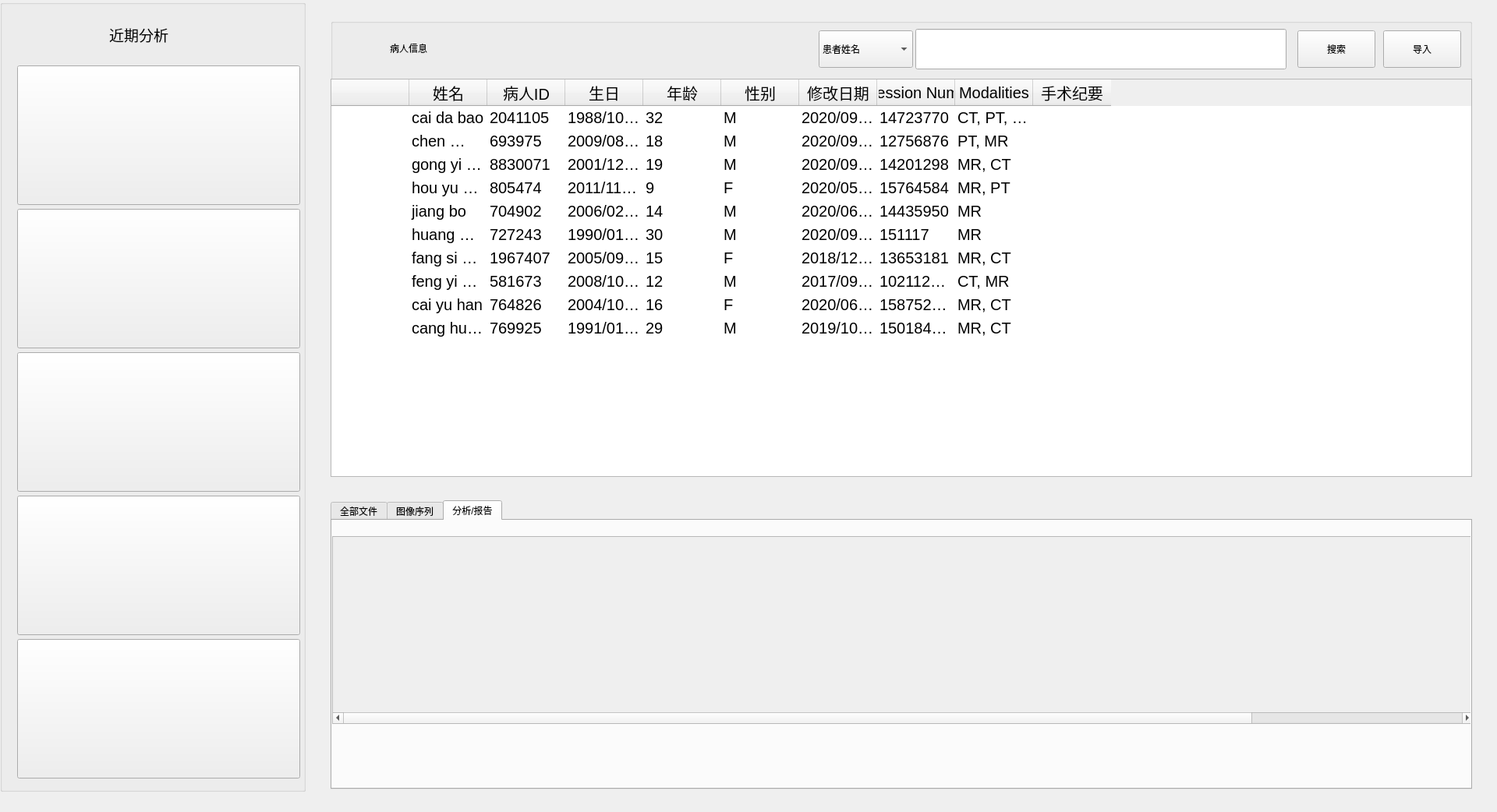
<?xml version="1.0" encoding="UTF-8"?>
<ui version="4.0">
 <class>qSlicerPatientManagerModuleWidget</class>
 <widget class="QWidget" name="qSlicerPatientManagerModuleWidget">
  <property name="geometry">
   <rect>
    <x>0</x>
    <y>0</y>
    <width>1920</width>
    <height>1042</height>
   </rect>
  </property>
  <property name="minimumSize">
   <size>
    <width>0</width>
    <height>0</height>
   </size>
  </property>
  <property name="windowTitle">
   <string>QmitkTemplate</string>
  </property>
  <property name="styleSheet">
   <string notr="true"/>
  </property>
  <widget class="QGroupBox" name="groupBox">
   <property name="geometry">
    <rect>
     <x>0</x>
     <y>0</y>
     <width>392</width>
     <height>1016</height>
    </rect>
   </property>
   <property name="title">
    <string/>
   </property>
   <widget class="QLabel" name="label">
    <property name="geometry">
     <rect>
      <x>140</x>
      <y>29</y>
      <width>141</width>
      <height>31</height>
     </rect>
    </property>
    <property name="font">
     <font>
      <family>Arial</family>
      <pointsize>14</pointsize>
      <weight>50</weight>
      <bold>false</bold>
     </font>
    </property>
    <property name="text">
     <string>近期分析</string>
    </property>
   </widget>
   <widget class="QLabel" name="label_le1">
    <property name="geometry">
     <rect>
      <x>22</x>
      <y>84</y>
      <width>363</width>
      <height>179</height>
     </rect>
    </property>
    <property name="autoFillBackground">
     <bool>false</bool>
    </property>
    <property name="text">
     <string/>
    </property>
   </widget>
   <widget class="QLabel" name="label_le2">
    <property name="geometry">
     <rect>
      <x>22</x>
      <y>268</y>
      <width>363</width>
      <height>179</height>
     </rect>
    </property>
    <property name="autoFillBackground">
     <bool>false</bool>
    </property>
    <property name="text">
     <string/>
    </property>
   </widget>
   <widget class="QLabel" name="label_le3">
    <property name="geometry">
     <rect>
      <x>22</x>
      <y>452</y>
      <width>363</width>
      <height>179</height>
     </rect>
    </property>
    <property name="autoFillBackground">
     <bool>false</bool>
    </property>
    <property name="text">
     <string/>
    </property>
   </widget>
   <widget class="QLabel" name="label_le4">
    <property name="geometry">
     <rect>
      <x>22</x>
      <y>636</y>
      <width>363</width>
      <height>179</height>
     </rect>
    </property>
    <property name="autoFillBackground">
     <bool>false</bool>
    </property>
    <property name="text">
     <string/>
    </property>
   </widget>
   <widget class="QLabel" name="label_le5">
    <property name="geometry">
     <rect>
      <x>22</x>
      <y>820</y>
      <width>363</width>
      <height>179</height>
     </rect>
    </property>
    <property name="autoFillBackground">
     <bool>false</bool>
    </property>
    <property name="text">
     <string/>
    </property>
   </widget>
   <widget class="QPushButton" name="pushButton0">
    <property name="geometry">
     <rect>
      <x>22</x>
      <y>84</y>
      <width>363</width>
      <height>179</height>
     </rect>
    </property>
    <property name="toolTip">
     <string>&lt;html&gt;&lt;head/&gt;&lt;body&gt;&lt;p&gt;&lt;span style=&quot; font-size:14pt; color:#55ff00;&quot;&gt;点击可以打开最近分析&lt;/span&gt;&lt;/p&gt;&lt;/body&gt;&lt;/html&gt;</string>
    </property>
    <property name="statusTip">
     <string>点击可以打开最近</string>
    </property>
    <property name="text">
     <string/>
    </property>
   </widget>
   <widget class="QPushButton" name="pushButton1">
    <property name="geometry">
     <rect>
      <x>22</x>
      <y>268</y>
      <width>363</width>
      <height>179</height>
     </rect>
    </property>
    <property name="text">
     <string/>
    </property>
   </widget>
   <widget class="QPushButton" name="pushButton2">
    <property name="geometry">
     <rect>
      <x>22</x>
      <y>452</y>
      <width>363</width>
      <height>179</height>
     </rect>
    </property>
    <property name="text">
     <string/>
    </property>
   </widget>
   <widget class="QPushButton" name="pushButton3">
    <property name="geometry">
     <rect>
      <x>22</x>
      <y>636</y>
      <width>363</width>
      <height>179</height>
     </rect>
    </property>
    <property name="text">
     <string/>
    </property>
   </widget>
   <widget class="QPushButton" name="pushButton4">
    <property name="geometry">
     <rect>
      <x>22</x>
      <y>820</y>
      <width>363</width>
      <height>179</height>
     </rect>
    </property>
    <property name="text">
     <string/>
    </property>
   </widget>
  </widget>
  <widget class="QGroupBox" name="groupBox_2">
   <property name="geometry">
    <rect>
     <x>424</x>
     <y>24</y>
     <width>1464</width>
     <height>588</height>
    </rect>
   </property>
   <property name="title">
    <string/>
   </property>
   <widget class="QTableWidget" name="tableWidget">
    <property name="geometry">
     <rect>
      <x>0</x>
      <y>77</y>
      <width>1464</width>
      <height>511</height>
     </rect>
    </property>
    <property name="font">
     <font>
      <pointsize>15</pointsize>
     </font>
    </property>
    <property name="focusPolicy">
     <enum>Qt::NoFocus</enum>
    </property>
    <property name="contextMenuPolicy">
     <enum>Qt::DefaultContextMenu</enum>
    </property>
    <property name="horizontalScrollBarPolicy">
     <enum>Qt::ScrollBarAsNeeded</enum>
    </property>
    <property name="selectionMode">
     <enum>QAbstractItemView::SingleSelection</enum>
    </property>
    <property name="selectionBehavior">
     <enum>QAbstractItemView::SelectRows</enum>
    </property>
    <property name="showGrid">
     <bool>false</bool>
    </property>
    <property name="gridStyle">
     <enum>Qt::SolidLine</enum>
    </property>
    <attribute name="horizontalHeaderMinimumSectionSize">
     <number>37</number>
    </attribute>
    <attribute name="horizontalHeaderHighlightSections">
     <bool>false</bool>
    </attribute>
    <attribute name="verticalHeaderVisible">
     <bool>false</bool>
    </attribute>
    <row>
     <property name="text">
      <string/>
     </property>
    </row>
    <row>
     <property name="text">
      <string/>
     </property>
    </row>
    <row>
     <property name="text">
      <string/>
     </property>
    </row>
    <row>
     <property name="text">
      <string/>
     </property>
    </row>
    <row>
     <property name="text">
      <string/>
     </property>
    </row>
    <row>
     <property name="text">
      <string/>
     </property>
    </row>
    <row>
     <property name="text">
      <string/>
     </property>
    </row>
    <row>
     <property name="text">
      <string/>
     </property>
    </row>
    <row>
     <property name="text">
      <string/>
     </property>
    </row>
    <row>
     <property name="text">
      <string/>
     </property>
    </row>
    <column>
     <property name="text">
      <string/>
     </property>
    </column>
    <column>
     <property name="text">
      <string>姓名</string>
     </property>
    </column>
    <column>
     <property name="text">
      <string>病人ID</string>
     </property>
    </column>
    <column>
     <property name="text">
      <string>生日</string>
     </property>
    </column>
    <column>
     <property name="text">
      <string>年龄</string>
     </property>
    </column>
    <column>
     <property name="text">
      <string>性别</string>
     </property>
    </column>
    <column>
     <property name="text">
      <string>修改日期</string>
     </property>
    </column>
    <column>
     <property name="text">
      <string>Accession Number</string>
     </property>
    </column>
    <column>
     <property name="text">
      <string>Modalities</string>
     </property>
    </column>
    <column>
     <property name="text">
      <string>手术纪要</string>
     </property>
    </column>
    <item row="0" column="1">
     <property name="text">
      <string>cai da bao</string>
     </property>
     <property name="font">
      <font>
       <pointsize>15</pointsize>
      </font>
     </property>
    </item>
    <item row="0" column="2">
     <property name="text">
      <string>2041105</string>
     </property>
    </item>
    <item row="0" column="3">
     <property name="text">
      <string>1988/10/02</string>
     </property>
    </item>
    <item row="0" column="4">
     <property name="text">
      <string>32</string>
     </property>
    </item>
    <item row="0" column="5">
     <property name="text">
      <string>M</string>
     </property>
    </item>
    <item row="0" column="6">
     <property name="text">
      <string>2020/09/21</string>
     </property>
    </item>
    <item row="0" column="7">
     <property name="text">
      <string>14723770</string>
     </property>
    </item>
    <item row="0" column="8">
     <property name="text">
      <string>CT, PT, MR</string>
     </property>
    </item>
    <item row="0" column="9">
     <property name="text">
      <string/>
     </property>
    </item>
    <item row="1" column="1">
     <property name="text">
      <string>chen chang dou</string>
     </property>
     <property name="font">
      <font>
       <pointsize>15</pointsize>
      </font>
     </property>
    </item>
    <item row="1" column="2">
     <property name="text">
      <string>693975</string>
     </property>
    </item>
    <item row="1" column="3">
     <property name="text">
      <string>2009/08/18</string>
     </property>
    </item>
    <item row="1" column="4">
     <property name="text">
      <string>18</string>
     </property>
    </item>
    <item row="1" column="5">
     <property name="text">
      <string>M</string>
     </property>
    </item>
    <item row="1" column="6">
     <property name="text">
      <string>2020/09/11</string>
     </property>
    </item>
    <item row="1" column="7">
     <property name="text">
      <string>12756876</string>
     </property>
    </item>
    <item row="1" column="8">
     <property name="text">
      <string>PT, MR</string>
     </property>
    </item>
    <item row="1" column="9">
     <property name="text">
      <string/>
     </property>
    </item>
    <item row="2" column="1">
     <property name="text">
      <string>gong yi ning</string>
     </property>
     <property name="font">
      <font>
       <pointsize>15</pointsize>
      </font>
     </property>
    </item>
    <item row="2" column="2">
     <property name="text">
      <string>8830071</string>
     </property>
    </item>
    <item row="2" column="3">
     <property name="text">
      <string>2001/12/01</string>
     </property>
    </item>
    <item row="2" column="4">
     <property name="text">
      <string>19</string>
     </property>
    </item>
    <item row="2" column="5">
     <property name="text">
      <string>M</string>
     </property>
    </item>
    <item row="2" column="6">
     <property name="text">
      <string>2020/09/10</string>
     </property>
    </item>
    <item row="2" column="7">
     <property name="text">
      <string>14201298</string>
     </property>
    </item>
    <item row="2" column="8">
     <property name="text">
      <string>MR, CT</string>
     </property>
    </item>
    <item row="2" column="9">
     <property name="text">
      <string/>
     </property>
    </item>
    <item row="3" column="1">
     <property name="text">
      <string>hou yu xuan</string>
     </property>
    </item>
    <item row="3" column="2">
     <property name="text">
      <string>805474</string>
     </property>
    </item>
    <item row="3" column="3">
     <property name="text">
      <string>2011/11/22</string>
     </property>
    </item>
    <item row="3" column="4">
     <property name="text">
      <string>9</string>
     </property>
    </item>
    <item row="3" column="5">
     <property name="text">
      <string>F</string>
     </property>
    </item>
    <item row="3" column="6">
     <property name="text">
      <string>2020/05/22</string>
     </property>
    </item>
    <item row="3" column="7">
     <property name="text">
      <string>15764584</string>
     </property>
    </item>
    <item row="3" column="8">
     <property name="text">
      <string>MR, PT</string>
     </property>
    </item>
    <item row="3" column="9">
     <property name="text">
      <string/>
     </property>
    </item>
    <item row="4" column="1">
     <property name="text">
      <string>jiang bo</string>
     </property>
    </item>
    <item row="4" column="2">
     <property name="text">
      <string>704902</string>
     </property>
    </item>
    <item row="4" column="3">
     <property name="text">
      <string>2006/02/25</string>
     </property>
    </item>
    <item row="4" column="4">
     <property name="text">
      <string>14</string>
     </property>
    </item>
    <item row="4" column="5">
     <property name="text">
      <string>M</string>
     </property>
    </item>
    <item row="4" column="6">
     <property name="text">
      <string>2020/06/26</string>
     </property>
    </item>
    <item row="4" column="7">
     <property name="text">
      <string>14435950</string>
     </property>
    </item>
    <item row="4" column="8">
     <property name="text">
      <string>MR</string>
     </property>
    </item>
    <item row="4" column="9">
     <property name="text">
      <string/>
     </property>
    </item>
    <item row="5" column="1">
     <property name="text">
      <string>huang chang ning</string>
     </property>
    </item>
    <item row="5" column="2">
     <property name="text">
      <string>727243</string>
     </property>
    </item>
    <item row="5" column="3">
     <property name="text">
      <string>1990/01/19</string>
     </property>
    </item>
    <item row="5" column="4">
     <property name="text">
      <string>30</string>
     </property>
    </item>
    <item row="5" column="5">
     <property name="text">
      <string>M</string>
     </property>
    </item>
    <item row="5" column="6">
     <property name="text">
      <string>2020/09/02</string>
     </property>
    </item>
    <item row="5" column="7">
     <property name="text">
      <string>151117</string>
     </property>
    </item>
    <item row="5" column="8">
     <property name="text">
      <string>MR</string>
     </property>
    </item>
    <item row="5" column="9">
     <property name="text">
      <string/>
     </property>
    </item>
    <item row="6" column="1">
     <property name="text">
      <string>fang si zhe</string>
     </property>
    </item>
    <item row="6" column="2">
     <property name="text">
      <string>1967407</string>
     </property>
    </item>
    <item row="6" column="3">
     <property name="text">
      <string>2005/09/05</string>
     </property>
    </item>
    <item row="6" column="4">
     <property name="text">
      <string>15</string>
     </property>
    </item>
    <item row="6" column="5">
     <property name="text">
      <string>F</string>
     </property>
    </item>
    <item row="6" column="6">
     <property name="text">
      <string>2018/12/20</string>
     </property>
    </item>
    <item row="6" column="7">
     <property name="text">
      <string>13653181</string>
     </property>
    </item>
    <item row="6" column="8">
     <property name="text">
      <string>MR, CT</string>
     </property>
    </item>
    <item row="6" column="9">
     <property name="text">
      <string/>
     </property>
    </item>
    <item row="7" column="1">
     <property name="text">
      <string>feng yi chen</string>
     </property>
    </item>
    <item row="7" column="2">
     <property name="text">
      <string>581673</string>
     </property>
    </item>
    <item row="7" column="3">
     <property name="text">
      <string>2008/10/15</string>
     </property>
    </item>
    <item row="7" column="4">
     <property name="text">
      <string>12</string>
     </property>
    </item>
    <item row="7" column="5">
     <property name="text">
      <string>M</string>
     </property>
    </item>
    <item row="7" column="6">
     <property name="text">
      <string>2017/09/02</string>
     </property>
    </item>
    <item row="7" column="7">
     <property name="text">
      <string>102112890, 10953345</string>
     </property>
    </item>
    <item row="7" column="8">
     <property name="text">
      <string>CT, MR</string>
     </property>
    </item>
    <item row="7" column="9">
     <property name="text">
      <string/>
     </property>
    </item>
    <item row="8" column="1">
     <property name="text">
      <string>cai yu han</string>
     </property>
    </item>
    <item row="8" column="2">
     <property name="text">
      <string>764826</string>
     </property>
    </item>
    <item row="8" column="3">
     <property name="text">
      <string>2004/10/17</string>
     </property>
    </item>
    <item row="8" column="4">
     <property name="text">
      <string>16</string>
     </property>
    </item>
    <item row="8" column="5">
     <property name="text">
      <string>F</string>
     </property>
    </item>
    <item row="8" column="6">
     <property name="text">
      <string>2020/06/22</string>
     </property>
    </item>
    <item row="8" column="7">
     <property name="text">
      <string>15875219, 15269729, 15911199</string>
     </property>
    </item>
    <item row="8" column="8">
     <property name="text">
      <string>MR, CT</string>
     </property>
    </item>
    <item row="8" column="9">
     <property name="text">
      <string/>
     </property>
    </item>
    <item row="9" column="1">
     <property name="text">
      <string>cang hui dong</string>
     </property>
    </item>
    <item row="9" column="2">
     <property name="text">
      <string>769925</string>
     </property>
    </item>
    <item row="9" column="3">
     <property name="text">
      <string>1991/01/22</string>
     </property>
    </item>
    <item row="9" column="4">
     <property name="text">
      <string>29</string>
     </property>
    </item>
    <item row="9" column="5">
     <property name="text">
      <string>M</string>
     </property>
    </item>
    <item row="9" column="6">
     <property name="text">
      <string>2019/10/25</string>
     </property>
    </item>
    <item row="9" column="7">
     <property name="text">
      <string>15018457, 14838497, 15088269</string>
     </property>
    </item>
    <item row="9" column="8">
     <property name="text">
      <string>MR, CT</string>
     </property>
    </item>
    <item row="9" column="9">
     <property name="text">
      <string/>
     </property>
    </item>
   </widget>
   <widget class="QToolButton" name="btnSearch">
    <property name="geometry">
     <rect>
      <x>1240</x>
      <y>15</y>
      <width>100</width>
      <height>48</height>
     </rect>
    </property>
    <property name="text">
     <string>搜索</string>
    </property>
   </widget>
   <widget class="QLineEdit" name="lineEdit_search">
    <property name="geometry">
     <rect>
      <x>750</x>
      <y>13</y>
      <width>476</width>
      <height>52</height>
     </rect>
    </property>
    <property name="text">
     <string/>
    </property>
   </widget>
   <widget class="QComboBox" name="comboBox">
    <property name="geometry">
     <rect>
      <x>626</x>
      <y>15</y>
      <width>121</width>
      <height>48</height>
     </rect>
    </property>
    <item>
     <property name="text">
      <string>患者姓名</string>
     </property>
    </item>
    <item>
     <property name="text">
      <string>患者编号</string>
     </property>
    </item>
    <item>
     <property name="text">
      <string>模糊搜索</string>
     </property>
    </item>
   </widget>
   <widget class="QLabel" name="lblSymbol">
    <property name="geometry">
     <rect>
      <x>20</x>
      <y>20</y>
      <width>37</width>
      <height>37</height>
     </rect>
    </property>
    <property name="text">
     <string/>
    </property>
   </widget>
   <widget class="QLabel" name="label_2">
    <property name="geometry">
     <rect>
      <x>76</x>
      <y>23</y>
      <width>120</width>
      <height>30</height>
     </rect>
    </property>
    <property name="text">
     <string>病人信息</string>
    </property>
   </widget>
   <widget class="QToolButton" name="btnLoad">
    <property name="geometry">
     <rect>
      <x>1350</x>
      <y>15</y>
      <width>100</width>
      <height>48</height>
     </rect>
    </property>
    <property name="text">
     <string>导入</string>
    </property>
   </widget>
  </widget>
  <widget class="QTabWidget" name="tabWidget">
   <property name="geometry">
    <rect>
     <x>424</x>
     <y>642</y>
     <width>1464</width>
     <height>371</height>
    </rect>
   </property>
   <property name="currentIndex">
    <number>2</number>
   </property>
   <widget class="QWidget" name="tab">
    <attribute name="title">
     <string>全部文件</string>
    </attribute>
    <widget class="QScrollArea" name="scrollArea_3">
     <property name="geometry">
      <rect>
       <x>0</x>
       <y>20</y>
       <width>1464</width>
       <height>241</height>
      </rect>
     </property>
     <property name="widgetResizable">
      <bool>true</bool>
     </property>
     <widget class="QWidget" name="scrollAreaWidgetContents_3">
      <property name="geometry">
       <rect>
        <x>0</x>
        <y>0</y>
        <width>2000</width>
        <height>28</height>
       </rect>
      </property>
      <property name="minimumSize">
       <size>
        <width>2000</width>
        <height>0</height>
       </size>
      </property>
      <widget class="QLabel" name="label_showPic1">
       <property name="geometry">
        <rect>
         <x>20</x>
         <y>20</y>
         <width>355</width>
         <height>194</height>
        </rect>
       </property>
       <property name="text">
        <string/>
       </property>
      </widget>
      <widget class="QLabel" name="label_showPic2">
       <property name="geometry">
        <rect>
         <x>380</x>
         <y>20</y>
         <width>355</width>
         <height>194</height>
        </rect>
       </property>
       <property name="text">
        <string/>
       </property>
      </widget>
      <widget class="QLabel" name="label_showPic3">
       <property name="geometry">
        <rect>
         <x>740</x>
         <y>20</y>
         <width>355</width>
         <height>194</height>
        </rect>
       </property>
       <property name="text">
        <string/>
       </property>
      </widget>
      <widget class="QLabel" name="label_showPic4">
       <property name="geometry">
        <rect>
         <x>1100</x>
         <y>20</y>
         <width>355</width>
         <height>194</height>
        </rect>
       </property>
       <property name="text">
        <string/>
       </property>
      </widget>
      <widget class="QLabel" name="label_showPic5">
       <property name="geometry">
        <rect>
         <x>1460</x>
         <y>20</y>
         <width>355</width>
         <height>194</height>
        </rect>
       </property>
       <property name="text">
        <string/>
       </property>
      </widget>
      <widget class="QLabel" name="label_showReport2_1">
       <property name="geometry">
        <rect>
         <x>1820</x>
         <y>20</y>
         <width>355</width>
         <height>194</height>
        </rect>
       </property>
       <property name="text">
        <string/>
       </property>
      </widget>
     </widget>
    </widget>
   </widget>
   <widget class="QWidget" name="widget">
    <attribute name="title">
     <string>图像序列</string>
    </attribute>
    <widget class="QScrollArea" name="scrollArea_2">
     <property name="geometry">
      <rect>
       <x>0</x>
       <y>20</y>
       <width>1464</width>
       <height>241</height>
      </rect>
     </property>
     <property name="widgetResizable">
      <bool>true</bool>
     </property>
     <widget class="QWidget" name="scrollAreaWidgetContents_2">
      <property name="geometry">
       <rect>
        <x>0</x>
        <y>0</y>
        <width>1800</width>
        <height>28</height>
       </rect>
      </property>
      <property name="minimumSize">
       <size>
        <width>1800</width>
        <height>0</height>
       </size>
      </property>
      <widget class="QLabel" name="label_showPic2_1">
       <property name="geometry">
        <rect>
         <x>20</x>
         <y>20</y>
         <width>355</width>
         <height>194</height>
        </rect>
       </property>
       <property name="text">
        <string/>
       </property>
      </widget>
      <widget class="QLabel" name="label_showPic2_2">
       <property name="geometry">
        <rect>
         <x>380</x>
         <y>20</y>
         <width>355</width>
         <height>194</height>
        </rect>
       </property>
       <property name="text">
        <string/>
       </property>
      </widget>
      <widget class="QLabel" name="label_showPic2_3">
       <property name="geometry">
        <rect>
         <x>740</x>
         <y>20</y>
         <width>355</width>
         <height>194</height>
        </rect>
       </property>
       <property name="text">
        <string/>
       </property>
      </widget>
      <widget class="QLabel" name="label_showPic2_4">
       <property name="geometry">
        <rect>
         <x>1100</x>
         <y>20</y>
         <width>355</width>
         <height>194</height>
        </rect>
       </property>
       <property name="text">
        <string/>
       </property>
      </widget>
      <widget class="QLabel" name="label_showPic2_5">
       <property name="geometry">
        <rect>
         <x>1460</x>
         <y>20</y>
         <width>355</width>
         <height>194</height>
        </rect>
       </property>
       <property name="text">
        <string/>
       </property>
      </widget>
     </widget>
    </widget>
   </widget>
   <widget class="QWidget" name="tab_3">
    <attribute name="title">
     <string>分析/报告</string>
    </attribute>
    <widget class="QScrollArea" name="scrollArea">
     <property name="geometry">
      <rect>
       <x>0</x>
       <y>20</y>
       <width>1464</width>
       <height>241</height>
      </rect>
     </property>
     <property name="widgetResizable">
      <bool>true</bool>
     </property>
     <widget class="QWidget" name="scrollAreaWidgetContents">
      <property name="geometry">
       <rect>
        <x>0</x>
        <y>0</y>
        <width>1800</width>
        <height>222</height>
       </rect>
      </property>
      <property name="minimumSize">
       <size>
        <width>1800</width>
        <height>0</height>
       </size>
      </property>
      <widget class="QLabel" name="label_showReport1">
       <property name="geometry">
        <rect>
         <x>20</x>
         <y>20</y>
         <width>355</width>
         <height>194</height>
        </rect>
       </property>
       <property name="text">
        <string/>
       </property>
      </widget>
      <widget class="QLabel" name="label_showReport2">
       <property name="geometry">
        <rect>
         <x>380</x>
         <y>20</y>
         <width>355</width>
         <height>194</height>
        </rect>
       </property>
       <property name="text">
        <string/>
       </property>
      </widget>
      <widget class="QLabel" name="label_showReport3">
       <property name="geometry">
        <rect>
         <x>740</x>
         <y>20</y>
         <width>355</width>
         <height>194</height>
        </rect>
       </property>
       <property name="text">
        <string/>
       </property>
      </widget>
     </widget>
    </widget>
   </widget>
  </widget>
 </widget>
 <layoutdefault spacing="6" margin="11"/>
 <resources/>
 <connections/>
</ui>
